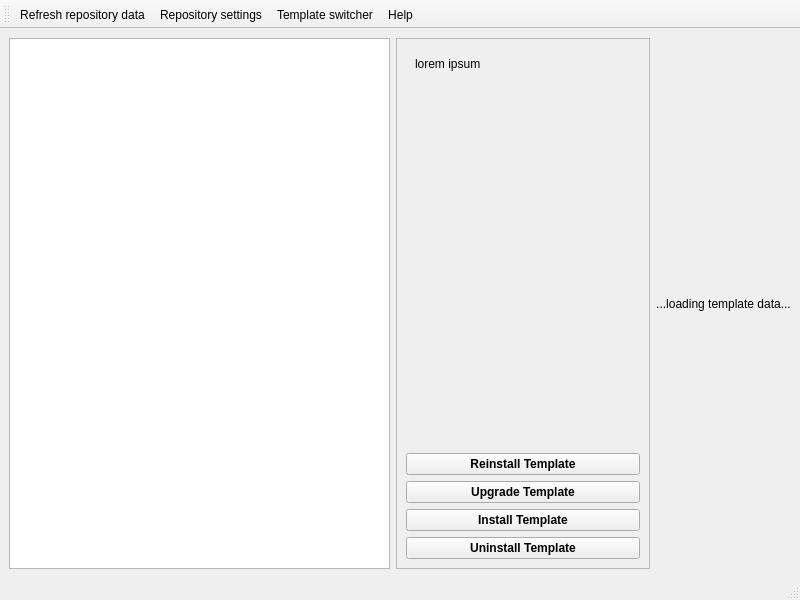
<?xml version="1.0" encoding="UTF-8"?>
<ui version="4.0">
 <class>MainWindow</class>
 <widget class="QMainWindow" name="MainWindow">
  <property name="geometry">
   <rect>
    <x>0</x>
    <y>0</y>
    <width>800</width>
    <height>600</height>
   </rect>
  </property>
  <property name="windowTitle">
   <string>Qubes Template Manager</string>
  </property>
  <property name="styleSheet">
   <string notr="true"/>
  </property>
  <widget class="QWidget" name="centralwidget">
   <layout class="QHBoxLayout" name="horizontalLayout_2" stretch="3,2,0">
    <item>
     <widget class="QTreeView" name="template_tree"/>
    </item>
    <item>
     <widget class="QFrame" name="info_frame">
      <property name="frameShape">
       <enum>QFrame::StyledPanel</enum>
      </property>
      <property name="frameShadow">
       <enum>QFrame::Raised</enum>
      </property>
      <layout class="QVBoxLayout" name="verticalLayout_2">
       <item>
        <widget class="QScrollArea" name="scrollArea">
         <property name="frameShape">
          <enum>QFrame::NoFrame</enum>
         </property>
         <property name="frameShadow">
          <enum>QFrame::Plain</enum>
         </property>
         <property name="lineWidth">
          <number>0</number>
         </property>
         <property name="widgetResizable">
          <bool>true</bool>
         </property>
         <widget class="QWidget" name="scrollAreaWidgetContents">
          <property name="geometry">
           <rect>
            <x>0</x>
            <y>0</y>
            <width>230</width>
            <height>383</height>
           </rect>
          </property>
          <layout class="QVBoxLayout" name="verticalLayout">
           <item>
            <widget class="QLabel" name="template_info">
             <property name="lineWidth">
              <number>0</number>
             </property>
             <property name="text">
              <string>lorem ipsum</string>
             </property>
             <property name="alignment">
              <set>Qt::AlignLeading|Qt::AlignLeft|Qt::AlignTop</set>
             </property>
             <property name="wordWrap">
              <bool>true</bool>
             </property>
            </widget>
           </item>
          </layout>
         </widget>
        </widget>
       </item>
       <item>
        <widget class="QPushButton" name="reinstall_button">
         <property name="font">
          <font>
           <weight>75</weight>
           <bold>true</bold>
          </font>
         </property>
         <property name="text">
          <string>Reinstall Template</string>
         </property>
        </widget>
       </item>
       <item>
        <widget class="QPushButton" name="upgrade_button">
         <property name="font">
          <font>
           <weight>75</weight>
           <bold>true</bold>
          </font>
         </property>
         <property name="text">
          <string>Upgrade Template</string>
         </property>
        </widget>
       </item>
       <item>
        <widget class="QPushButton" name="install_button">
         <property name="font">
          <font>
           <weight>75</weight>
           <bold>true</bold>
          </font>
         </property>
         <property name="text">
          <string>Install Template</string>
         </property>
        </widget>
       </item>
       <item>
        <widget class="QPushButton" name="uninstall_button">
         <property name="font">
          <font>
           <weight>75</weight>
           <bold>true</bold>
          </font>
         </property>
         <property name="text">
          <string>Uninstall Template</string>
         </property>
        </widget>
       </item>
      </layout>
     </widget>
    </item>
    <item>
     <widget class="QLabel" name="label_loading">
      <property name="text">
       <string>...loading template data...</string>
      </property>
      <property name="alignment">
       <set>Qt::AlignCenter</set>
      </property>
     </widget>
    </item>
   </layout>
  </widget>
  <widget class="QStatusBar" name="statusbar"/>
  <widget class="QToolBar" name="toolBar">
   <property name="windowTitle">
    <string>toolBar</string>
   </property>
   <property name="iconSize">
    <size>
     <width>18</width>
     <height>18</height>
    </size>
   </property>
   <property name="toolButtonStyle">
    <enum>Qt::ToolButtonTextBesideIcon</enum>
   </property>
   <attribute name="toolBarArea">
    <enum>TopToolBarArea</enum>
   </attribute>
   <attribute name="toolBarBreak">
    <bool>false</bool>
   </attribute>
   <addaction name="actionRefreshRepositoryData"/>
   <addaction name="actionRepository_settings"/>
   <addaction name="actionTemplate_switcher"/>
   <addaction name="actionHelp"/>
  </widget>
  <action name="actionRefreshRepositoryData">
   <property name="icon">
    <iconset resource="../resources.qrc">
     <normaloff>:/repo-refresh.svg</normaloff>:/repo-refresh.svg</iconset>
   </property>
   <property name="text">
    <string>Refresh repository data</string>
   </property>
   <property name="toolTip">
    <string>Download repository data and refresh information about available templates</string>
   </property>
  </action>
  <action name="actionRepository_settings">
   <property name="icon">
    <iconset theme="qubes-global-config">
     <normaloff>.</normaloff>.</iconset>
   </property>
   <property name="text">
    <string>Repository settings</string>
   </property>
   <property name="toolTip">
    <string>Configure repositories</string>
   </property>
  </action>
  <action name="actionTemplate_switcher">
   <property name="icon">
    <iconset resource="../resources.qrc">
     <normaloff>:/template-switcher.svg</normaloff>:/template-switcher.svg</iconset>
   </property>
   <property name="text">
    <string>Template switcher</string>
   </property>
   <property name="toolTip">
    <string>Quickly and easily switch templates of existing qubes</string>
   </property>
  </action>
  <action name="actionHelp">
   <property name="icon">
    <iconset theme="qubes-question">
     <normaloff>.</normaloff>.</iconset>
   </property>
   <property name="text">
    <string>Help</string>
   </property>
   <property name="toolTip">
    <string>Show help</string>
   </property>
  </action>
 </widget>
 <resources>
  <include location="../resources.qrc"/>
 </resources>
 <connections/>
</ui>
